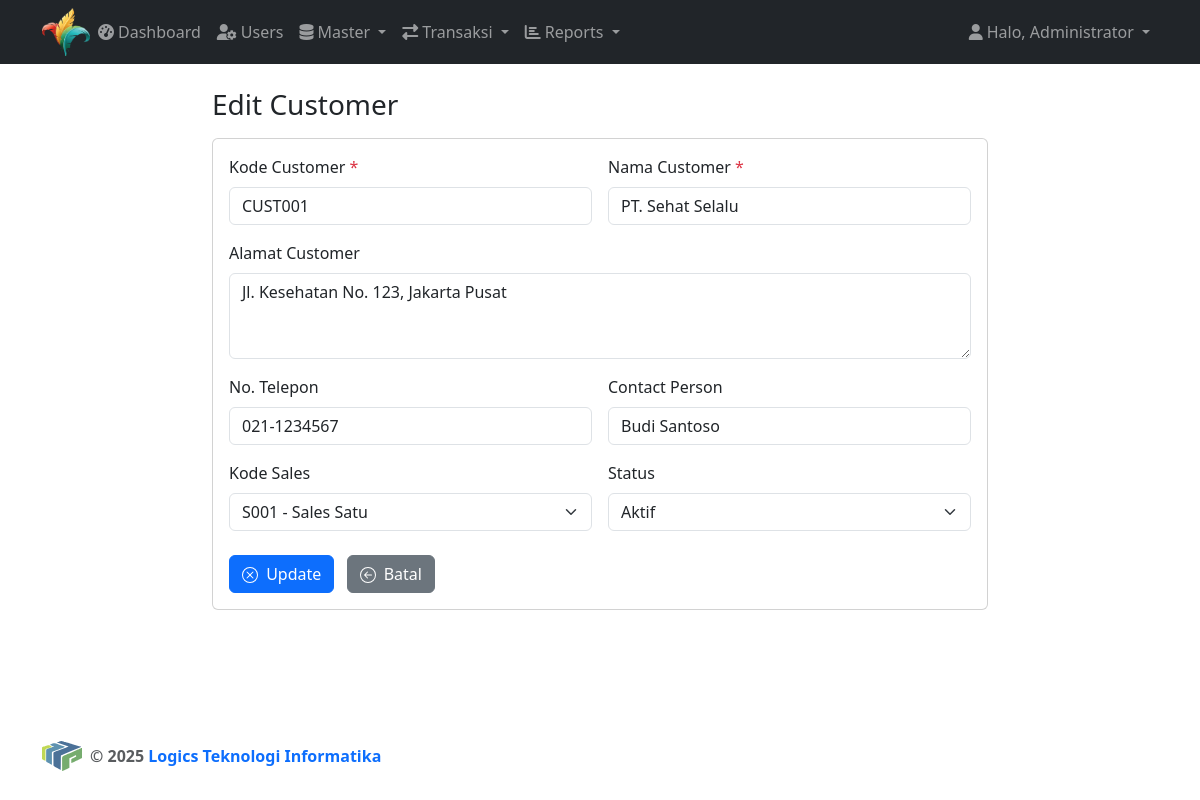
/mastercustomer_form.php?id=1 (signed in), run on the app's committed database.
### tables this page shows
CREATE TABLE `mastercustomer` (
  `id` INT UNSIGNED NOT NULL AUTO_INCREMENT,
  `kodecustomer` VARCHAR(50) NOT NULL UNIQUE,
  `namacustomer` VARCHAR(200) NOT NULL,
  `alamatcustomer` TEXT DEFAULT NULL,
  `notelepon` VARCHAR(20) DEFAULT NULL,
  `contactperson` VARCHAR(100) DEFAULT NULL,
  `kodesales` VARCHAR(50) DEFAULT NULL,
  `namasales` VARCHAR(100) DEFAULT NULL,
  `status` ENUM('aktif','non_aktif') NOT NULL DEFAULT 'aktif',
  `created_at` TIMESTAMP DEFAULT CURRENT_TIMESTAMP,
  `updated_at` TIMESTAMP DEFAULT CURRENT_TIMESTAMP ON UPDATE CURRENT_TIMESTAMP,
  PRIMARY KEY (`id`),
  INDEX `idx_kodecustomer` (`kodecustomer`),
  INDEX `idx_namacustomer` (`namacustomer`)
);

CREATE TABLE `mastersales` (
  `id` INT UNSIGNED NOT NULL AUTO_INCREMENT,
  `kodesales` VARCHAR(50) NOT NULL UNIQUE,
  `namasales` VARCHAR(200) NOT NULL,
  `alamatsales` TEXT DEFAULT NULL,
  `notelepon` VARCHAR(20) DEFAULT NULL,
  `status` ENUM('aktif','non_aktif') NOT NULL DEFAULT 'aktif',
  `created_at` TIMESTAMP DEFAULT CURRENT_TIMESTAMP,
  `updated_at` TIMESTAMP DEFAULT CURRENT_TIMESTAMP ON UPDATE CURRENT_TIMESTAMP,
  PRIMARY KEY (`id`),
  INDEX `idx_kodesales` (`kodesales`),
  INDEX `idx_namasales` (`namasales`)
);

### mastercustomer_form.php (the view, shortened to what this page needs)
<?php
$pdo = get_pdo_connection();
$id = isset($_GET['id']) ? (int)$_GET['id'] : 0;
$isEdit = $id > 0;
$data = [
	'kodecustomer' => '',
	'namacustomer' => '',
	'alamatcustomer' => '',
	'notelepon' => '',
	'contactperson' => '',
	'kodesales' => '',
	'namasales' => '',
	'status' => 'aktif',
];
$salesStmt = $pdo->prepare('SELECT kodesales, namasales FROM mastersales WHERE status = ? ORDER BY namasales');
$salesStmt->execute(['aktif']);
$salesData = $salesStmt->fetchAll(PDO::FETCH_ASSOC);
if ($isEdit) {
	$stmt = $pdo->prepare('SELECT * FROM mastercustomer WHERE id = ?');
	$stmt->execute([$id]);
	$row = $stmt->fetch();
	$data = $row;
}
include __DIR__ . '/includes/header.php';
?>
<div class="flex-grow-1">
	<div class="container" style="max-width: 800px;">
		<h3 class="mb-3"><?php echo $isEdit ? 'Edit Customer' : 'Tambah Customer'; ?></h3>
		<div class="card">
			<div class="card-body">
				<form method="post" action="">
					<div class="row g-3">
						<div class="col-md-6">
							<label class="form-label">Kode Customer <span class="text-danger">*</span></label>
							<input type="text" class="form-control" name="kodecustomer" required value="<?php echo htmlspecialchars($data['kodecustomer']); ?>" placeholder="Contoh: CUST001">
						</div>
						<div class="col-md-6">
							<label class="form-label">Nama Customer <span class="text-danger">*</span></label>
							<input type="text" class="form-control" name="namacustomer" required value="<?php echo htmlspecialchars($data['namacustomer']); ?>" placeholder="Contoh: PT. Sehat Selalu">
						</div>
						<div class="col-12">
							<label class="form-label">Alamat Customer</label>
							<textarea class="form-control" name="alamatcustomer" rows="3" placeholder="Alamat lengkap customer"><?php echo htmlspecialchars($data['alamatcustomer']); ?></textarea>
						</div>
						<div class="col-md-6">
							<label class="form-label">No. Telepon</label>
							<input type="text" class="form-control" name="notelepon" value="<?php echo htmlspecialchars($data['notelepon']); ?>" placeholder="Contoh: 021-1234567">
						</div>
						<div class="col-md-6">
							<label class="form-label">Contact Person</label>
							<input type="text" class="form-control" name="contactperson" value="<?php echo htmlspecialchars($data['contactperson']); ?>" placeholder="Nama contact person">
						</div>
						<div class="col-md-6">
							<label class="form-label">Kode Sales</label>
							<select name="kodesales" class="form-select" id="kodesales">
								<?php foreach ($salesData as $sales): ?>
									<option value="<?php echo htmlspecialchars($sales['kodesales']); ?>"
										<?php echo $data['kodesales'] === $sales['kodesales'] ? 'selected' : ''; ?>
										data-namasales="<?php echo htmlspecialchars($sales['namasales']); ?>">
										<?php echo htmlspecialchars($sales['kodesales'] . ' - ' . $sales['namasales']); ?>
									</option>
								<?php endforeach; ?>
							</select>
						</div>
						<div class="col-md-6">
							<label class="form-label">Status</label>
							<select name="status" class="form-select" required>
								<option value="aktif" <?php echo $data['status']==='aktif'?'selected':''; ?>>Aktif</option>
							</select>
						</div>
					</div>
					<div class="row mt-4">
						<div class="col-12">
							<button type="submit" class="btn btn-primary">
								<?php echo $isEdit ? 'Update' : 'Simpan'; ?>
							</button>
							<a href="mastercustomer.php" class="btn btn-secondary ms-2">
								Batal
							</a>
						</div>
					</div>
				</form>
			</div>
		</div>
	</div>
</div>
<?php include __DIR__ . '/includes/footer.php'; ?>

### data on the page
mastercustomer: kodecustomer "CUST001", namacustomer "PT. Sehat Selalu", alamatcustomer "Jl. Kesehatan No. 123, Jakarta Pusat", notelepon "021-1234567", contactperson "Budi Santoso", kodesales "S001 - Sales Satu", status "Aktif"

### other printed values
$user['namalengkap'] "Administrator"
